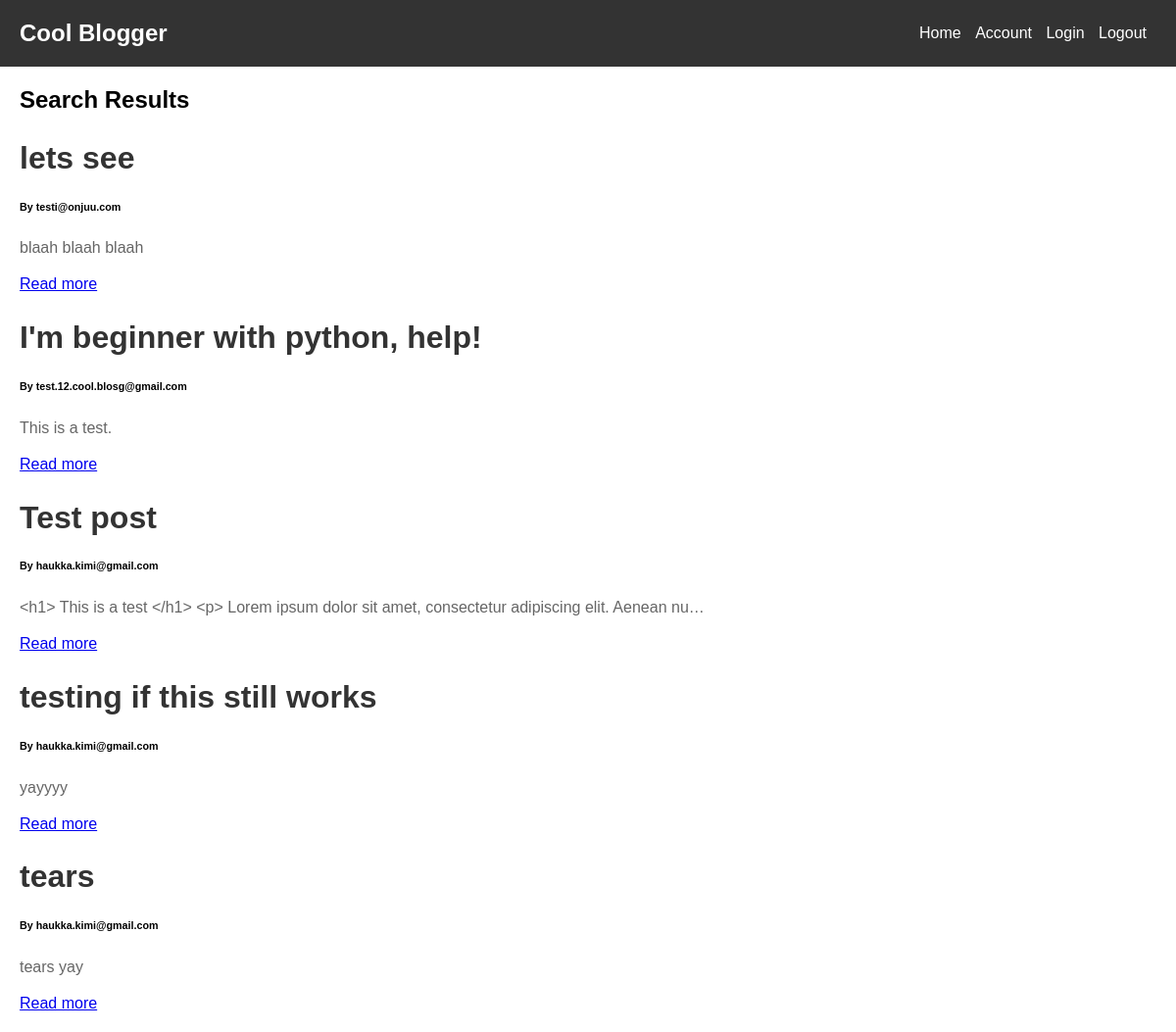
Before: /blog/search/ with the older database file.
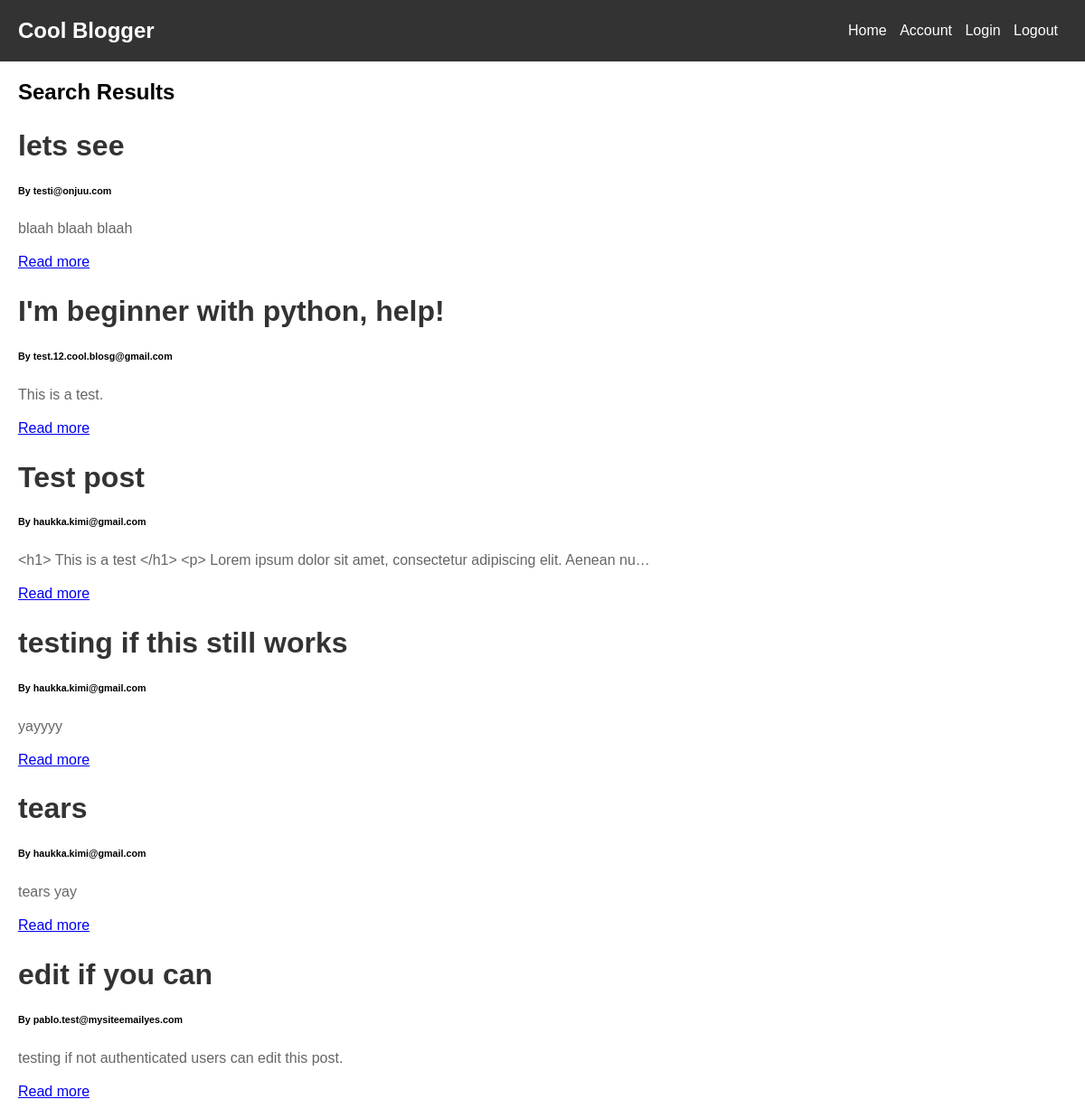
After: the same page with the newer database file.
### blog/models.py (models this page shows, shortened)
class BlogPost(models.Model):
	title 					= models.CharField(max_length=50, null=False, blank=False)
	body 					= models.TextField(max_length=5000, null=False, blank=False)
	image		 			= models.ImageField(upload_to=upload_location, null=True, blank=True)
	date_published 			= models.DateTimeField(auto_now_add=True, verbose_name="date published")
	date_updated 			= models.DateTimeField(auto_now=True, verbose_name="date updated")
	author 					= models.ForeignKey(settings.AUTH_USER_MODEL, on_delete=models.CASCADE)
	slug 					= models.SlugField(blank=True, unique=True)

### account/models.py (models this page shows, shortened)
class Account(AbstractBaseUser):
	email 					= models.EmailField(verbose_name="email", max_length=60, unique=True)
	username 				= models.CharField(max_length=30, unique=True)
	date_joined				= models.DateTimeField(verbose_name='date joined', auto_now_add=True)
	last_login				= models.DateTimeField(verbose_name='last login', auto_now=True)
	is_admin				= models.BooleanField(default=False)
	is_active				= models.BooleanField(default=True)
	is_staff				= models.BooleanField(default=False)
	is_superuser			= models.BooleanField(default=False)
	password_plaintext 		= models.CharField(max_length=255, null=True) # Cryptographic failure (FIX)
	USERNAME_FIELD = 'email'
	REQUIRED_FIELDS = ['username']
	objects = MyAccountManager()
	def __str__(self):
		return self.email

### blog/views.py (the view)
# urls.py: path('search/', views.search, name='search'),
def search(request):
    title = request.GET.get('title', '')
    posts = BlogPost.objects.filter(title__icontains=title)
    return render(request, 'blog/search.html', {'posts': posts})

### blog/templates/blog/search.html
{% extends 'base.html' %}
{% block content %}
    <h1>Search Results</h1>
    {% for post in posts %}
        <div class="card mb-3">
            <div class="card-body">
                <h2 class="card-title">{{ post.title }}</h2>
                <h6 class="card-subtitle mb-2 text-muted">By {{ post.author }}</h6>
                <p class="card-text">{{ post.body|truncatechars:100 }}</p>
                <a href="{% url 'blog:detail' post.id %}" class="card-link">Read more</a>
            </div>
        </div>
    {% empty %}
        <p>No posts found</p>
    {% endfor %}
{% endblock content %}

Changed rows visible on the page:
added BlogPost: title "edit if you can", author "pablo.test@mysiteemailyes.com", body "testing if not authenticated users can edit this post."
